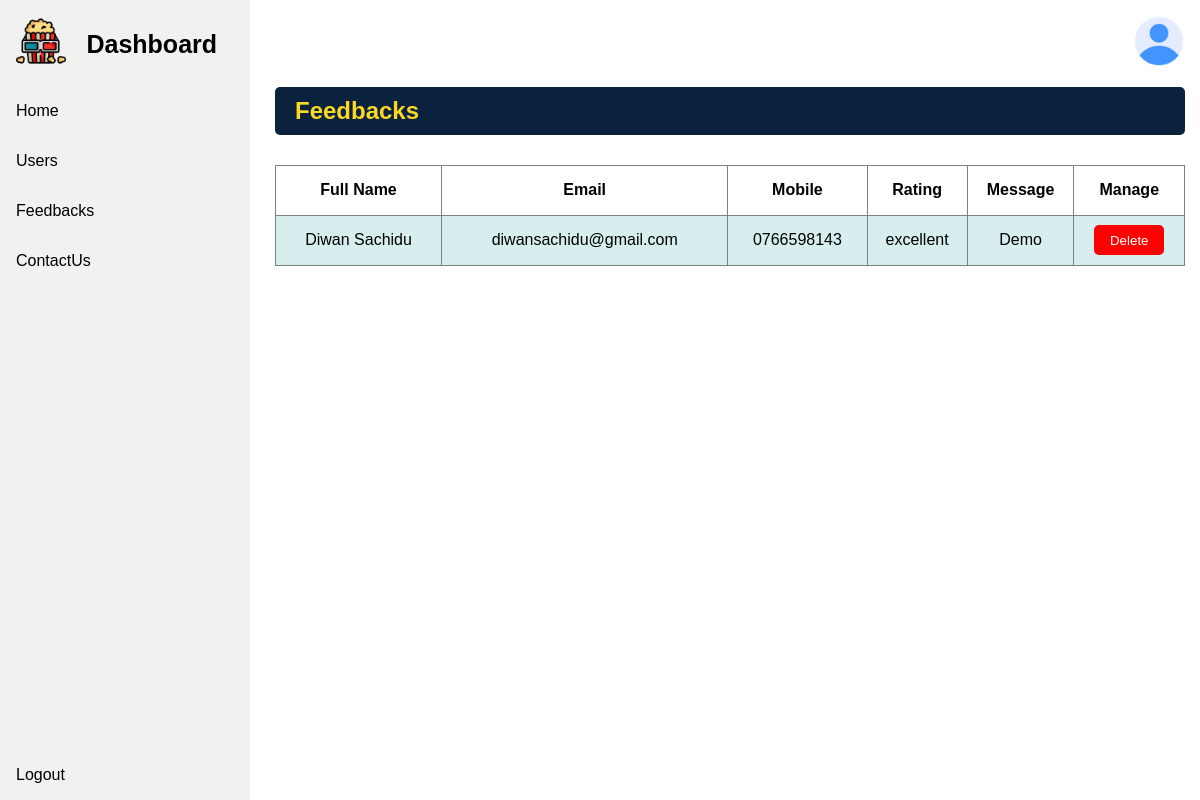
Page /manager/php/displayFeedback.php on the committed database.
### tables this page shows
CREATE TABLE `feedback` (
  `feedbackID` int(11) NOT NULL,
  `fullName` varchar(100) NOT NULL,
  `email` varchar(100) NOT NULL,
  `mobileNumber` varchar(20) NOT NULL,
  `rating` varchar(20) NOT NULL,
  `message` varchar(700) DEFAULT NULL,
  `userID` int(11) NOT NULL,
  `managerID` int(11) NOT NULL DEFAULT 1
);

### manager/php/displayFeedback.php (the view, shortened to what this page needs)
<?php
    include '../phpHandlers/dbh.config.php';
?>
<!DOCTYPE html>
<html lang="en">
<head>
    <link rel="stylesheet" href="../css/displayFeedbacks.css">
</head>
<body>
    <?php
        include './sidebar.php';
    ?>
    <div class="content">
        <div class="title">
                <h2>Feedbacks</h2>
        </div>
        <div class="table-data">
            <table border="1">
                <tr>
                    <th>Full Name</th>
                    <th>Email</th>
                    <th>Mobile</th>
                    <th>Rating</th>
                    <th>Message</th>
                    <th>Manage</th>
                </tr>
                <?php
                    $sql = "SELECT * FROM feedback;";
                    $result = mysqli_query($conn, $sql);
                    $resultCheck = mysqli_num_rows($result);
                    if($resultCheck > 0) {
                        while($row = mysqli_fetch_assoc($result)){
                            $id = $row['feedbackID'];
                            echo "
                                <tr>
                                    <td>".$row['fullName']."</td>
                                    <td>".$row['email']."</td>
                                    <td>".$row['mobileNumber']."</td>
                                    <td>".$row['rating']."</td>
                                    <td>".$row['message']."</td>
                                    <td><button class='del-btn'><a href='http://localhost/movie-booking-system/manager/phphandlers/dbh.deletefeedback.php?deleteFeedbackId=".$id."'>Delete</a></button></td>
                                </tr>
                            ";
                        }
                    }
                ?>
            </table>
        </div>
    </div>
</body>
</html>

### manager/css/displayFeedbacks.css (style rules this page uses)
body { margin: 0; padding: 0; font-family: sans-serif; box-sizing: border-box; }
.content { margin-left: 260px; padding: 57px 0px; }
.title { padding: 10px 15px; }
.title h2 { background-color: #0A223D; color: #FBD822; border-radius: 5px; padding: 10px 20px; }
.table-data { padding: 0 15px; }
.table-data table { width: 100%; outline: none; border-collapse: collapse; }
.table-data table tr { height: 50px; }
.table-data table td { text-align: center; }
table tr:nth-child(even) { background-color: #D6EEEE; }
.del-btn { background-color: red; border: none; border-radius: 5px; cursor: pointer; height: 30px; width: 70px; }
.del-btn a { text-decoration: none; color: white; }

### manager/css/sidebar.css (style rules this page uses)
body { margin: 0; padding: 0; font-family: sans-serif; box-sizing: border-box; }

### rows in the picture
feedback: fullName "Diwan Sachidu", email "diwansachidu@gmail.com", mobileNumber "0766598143", rating "excellent", message "Demo"
